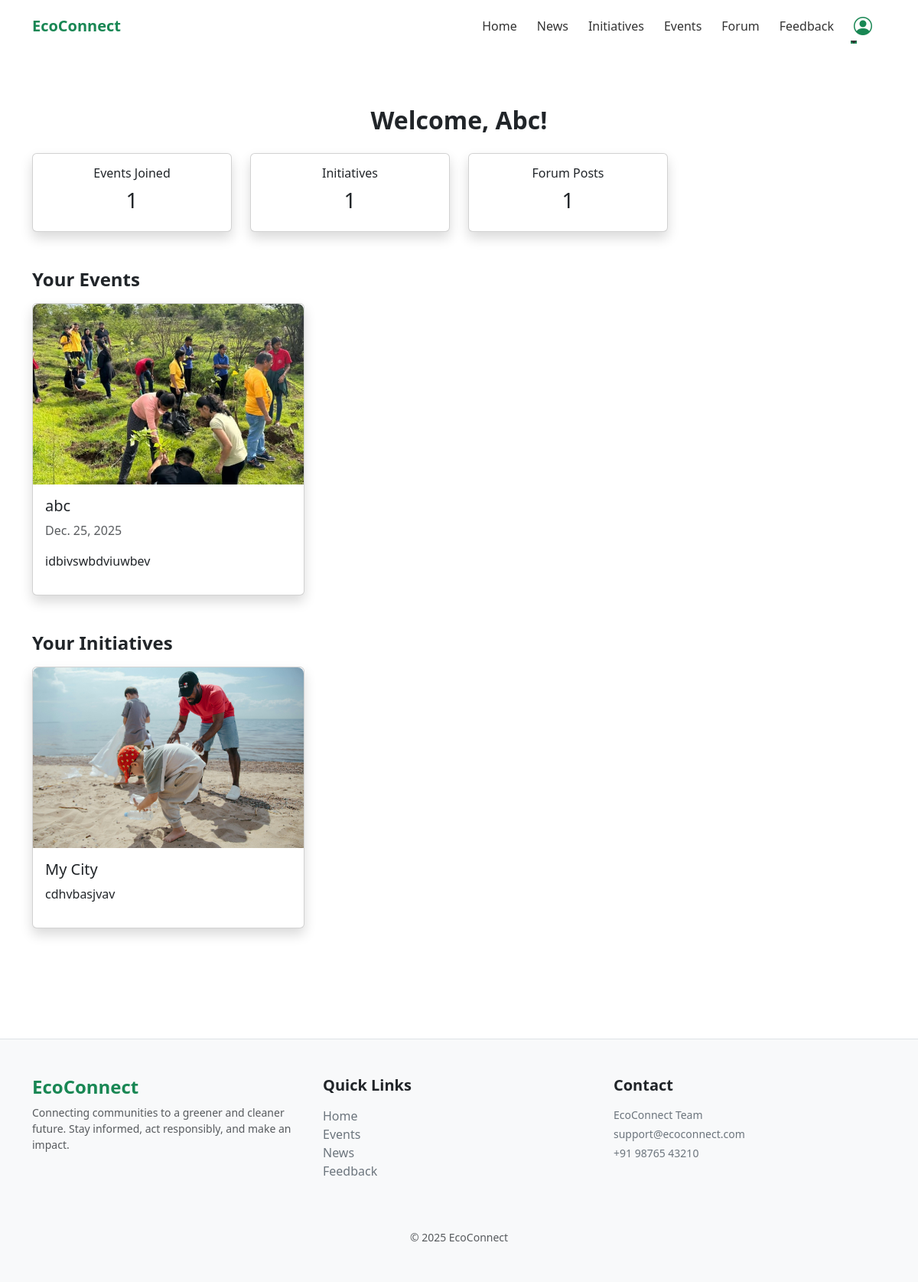
The app's page /dashboard/ (signed in), older data.
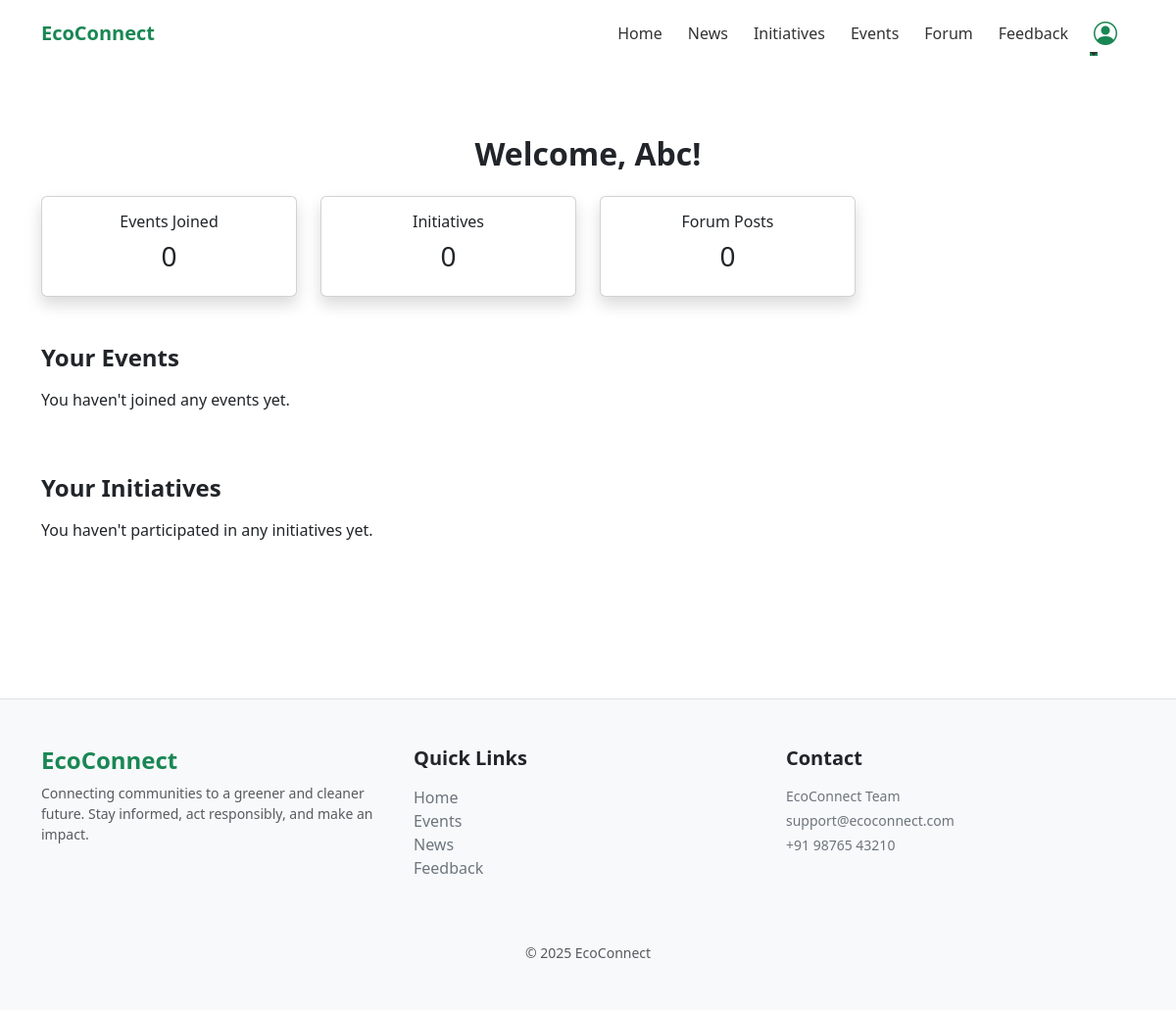
The same page, newer data.
### events/models.py (models this page shows, shortened)
class Event(models.Model):
    title = models.CharField(max_length=200)
    date = models.DateField()
    location = models.CharField(max_length=200)
    description = models.TextField()
    address = models.TextField(blank=True)
    image = models.ImageField(upload_to='events/', blank=True, null=True)
    created_at = models.DateTimeField(auto_now_add=True)

### initiatives/models.py (models this page shows, shortened)
class Initiative(models.Model):
    title = models.CharField(max_length=200)
    location = models.CharField(max_length=150)
    date = models.DateField()
    description = models.TextField()
    organizer = models.CharField(max_length=150)
    image = models.ImageField(upload_to='initiatives/', blank=True, null=True)
    created_at = models.DateTimeField(auto_now_add=True)

### dashboard/views.py (the view)
# urls.py: path('', views.user_dashboard, name='user_dashboard'),
@login_required
def user_dashboard(request):
    user = request.user
    joined_events = Event.objects.filter(
        id__in=Participation.objects.filter(user=user, event__isnull=False).values_list('event_id', flat=True)
    )
    joined_initiatives = Initiative.objects.filter(
        id__in=Participation.objects.filter(user=user, initiative__isnull=False).values_list('initiative_id', flat=True)
    )
    forum_posts = ForumPost.objects.filter(author=user)
    stats = {
        'events_count': joined_events.count(),
        'initiatives_count': joined_initiatives.count(),
        'forum_posts_count': forum_posts.count(),
    }
    context = {
        'user': user,
        'stats': stats,
        'joined_events': joined_events,
        'joined_initiatives': joined_initiatives,
        'forum_posts': forum_posts,
    }
    return render(request, 'user_dashboard.html', context)

### dashboard/templates/user_dashboard.html
{% extends 'base.html' %}
{% block content %}
<div class="container py-5">
    <h2 class="fw-bold mb-4 text-center">Welcome, {{ user.username }}!</h2>
    <div class="row mb-5 text-center">
        <div class="col-md-3">
            <div class="card shadow p-3">
                <h6>Events Joined</h6>
                <h3>{{ stats.events_count }}</h3>
            </div>
        </div>
        <div class="col-md-3">
            <div class="card shadow p-3">
                <h6>Initiatives</h6>
                <h3>{{ stats.initiatives_count }}</h3>
            </div>
        </div>
        <div class="col-md-3">
            <div class="card shadow p-3">
                <h6>Forum Posts</h6>
                <h3>{{ stats.forum_posts_count }}</h3>
            </div>
        </div>
    </div>
    <h4 class="fw-bold mb-3">Your Events</h4>
    <div class="row g-4 mb-5">
        {% for event in joined_events %}
        <div class="col-md-4">
            <div class="card h-100 shadow">
                {% if event.image %}
                <img src="{{ event.image.url }}" class="card-img-top" alt="{{ event.title }}">
                {% endif %}
                <div class="card-body">
                    <h5 class="card-title">{{ event.title }}</h5>
                    <p class="text-muted">{{ event.date }}</p>
                    <p>{{ event.description|truncatewords:20 }}</p>
                </div>
            </div>
        </div>
        {% empty %}
        <p>You haven't joined any events yet.</p>
        {% endfor %}
    </div>
    <h4 class="fw-bold mb-3">Your Initiatives</h4>
    <div class="row g-4 mb-5">
        {% for initiative in joined_initiatives %}
        <div class="col-md-4">
            <div class="card h-100 shadow">
                {% if initiative.image %}
                <img src="{{ initiative.image.url }}" class="card-img-top" alt="{{ initiative.title }}">
                {% endif %}
                <div class="card-body">
                    <h5 class="card-title">{{ initiative.title }}</h5>
                    <p>{{ initiative.description|truncatewords:20 }}</p>
                </div>
            </div>
        </div>
        {% empty %}
        <p>You haven't participated in any initiatives yet.</p>
        {% endfor %}
    </div>
</div>
{% endblock %}

Row changes from the older to the newer data that the page shows:
removed Event: image (picture), title "abc", date "Dec. 25, 2025", description "idbivswbdviuwbev"
removed Initiative: image (picture), title "My City", description "cdhvbasjvav"
Text that changed along with them:
{{ stats.events_count }}: "1" → "0"
{{ stats.initiatives_count }}: "1" → "0"
{{ stats.forum_posts_count }}: "1" → "0"
text now shown: "You haven't joined any events yet. You haven't participated in any initiatives yet."
